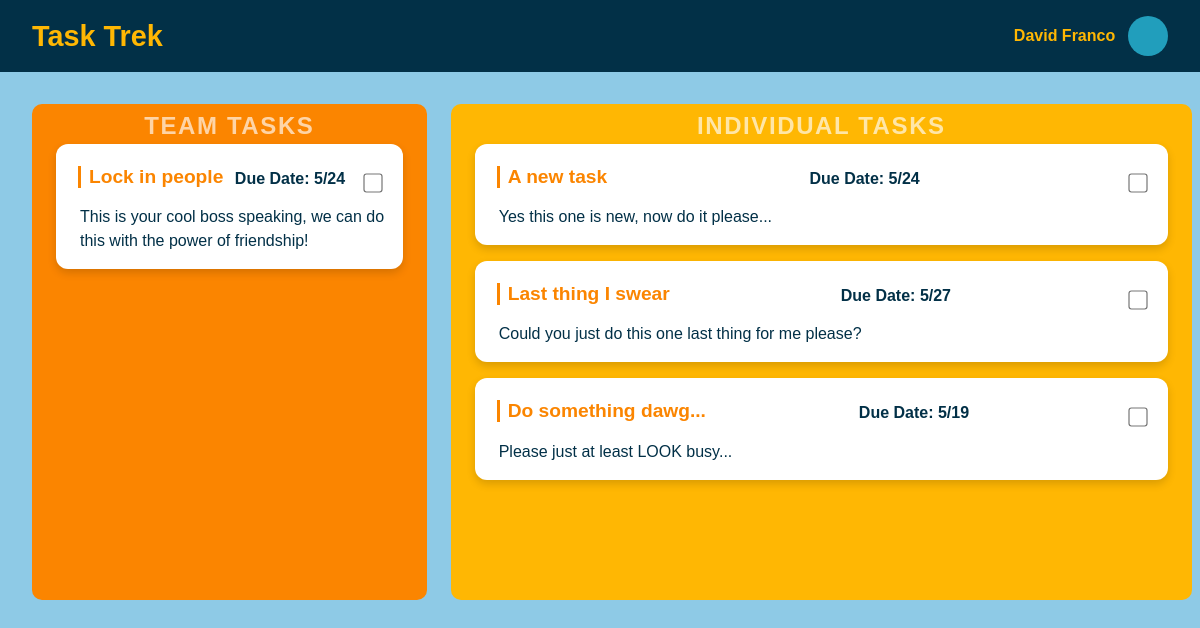
Page /user/4/ on the committed database.
### tasktrek/models.py (models this page shows, shortened)
class Employee(models.Model):
    id = models.AutoField(primary_key=True)
    name = models.CharField(max_length = 64)
    is_admin = models.BooleanField(default=False)
    tasks = models.CharField(max_length = 64)
    username = models.CharField(max_length = 64, default="nousername")
    password = models.IntegerField(default = 11111)

class Task(models.Model):
    id = models.AutoField(primary_key = True)
    name = models.CharField(max_length = 32, default="...")
    description = models.CharField(max_length = 100)
    due_date = models.CharField(default = "")
    is_complete = models.CharField(default = "False")
    is_team = models.CharField(default="False")
    def __str__(self):
        return f"{self.id}~{self.name}~{self.description}~{self.due_date}~{self.is_complete}~{self.is_team}"

### tasktrek/views.py (the view, shortened to what this page needs)
# urls.py: path('user/<int:employee_id>/', views.user, name="user"),
def user(request, employee_id):
    dataConnector = sqlite3.connect('db.sqlite3')
    cursor = dataConnector.cursor()
    cursor.execute("SELECT * FROM tasktrek_task WHERE is_team = ?", ["True"])
    group_tasks = cursor.fetchall()
    print("Look at my group tasks")
    print(group_tasks)
    print(type(group_tasks))
    clean_group_tasks = []
    for group_task in group_tasks:
        gt_entry = {}
        print(type(group_task))
        gt_entry['id'] = group_task[0]
        gt_entry['name'] = group_task[3]
        gt_entry['description'] = group_task[1]
        gt_entry['due_date'] = group_task[2]
        clean_group_tasks.append(gt_entry)
    print(clean_group_tasks)
    print("Look at my employee id")
    print(employee_id)
    cursor.execute("SELECT * FROM tasktrek_employee WHERE id = ?", [employee_id])
    employee_data = cursor.fetchone()
    print("Look at my employee data")
    print(employee_data)
    employee_tasks = employee_data[3]
    print("Look at my employees tasks...")
    print(employee_tasks)
    print(type(employee_tasks))
    if employee_tasks != "":
        clean_employee_tasks = employee_tasks.split(",")
        print("Look at my REAL employee tasks...")
        print(clean_employee_tasks)
        task_list = Task.objects.all()
        clean_task_list = []
        for task in task_list:
            copy_task = str(task)
            clean_task_list.append(copy_task.split("~"))
        print("Cleaned up task list")
        print(clean_task_list)
        task_array = []
        for a_task_id in clean_employee_tasks:
            for a_task in clean_task_list:
                if a_task_id == a_task[0]:
                    task_array.append(Task.objects.get(id=a_task_id))
        print("All tasks compiled!!!")
        print(type(task_array[0]))
        context = {
            'tasks' : task_array,
            'name' : employee_data[1],
            'group_tasks': clean_group_tasks
        }
        return render(request, "user.html", context)

### tasktrek/templates/user.html (shortened to what this page needs)
<!DOCTYPE html>
<html lang="en">
<head>
    {% load static %}
    <link rel="stylesheet" href="{% static 'css/styles.css' %}">
</head>
<body>
    <div class="header-bar">
        <h1>Task Trek</h1>
        <div class="user-info">
            <span class="user-name">{{name}}</span>
            <div class="profile-picture"></div>
        </div>
    </div>
    <div class="tasks-container">
        <div class="team-tasks">
            <div class="background-label">Team Tasks</div>
            {% if group_tasks == "" %}
            {% else %}
            {% for task in group_tasks %}
                <div class="task-card">
                    <div class="task-header">
                        <h3>{{ task.name }}</h3>
                        <p class="task-due-date"><strong>Due Date:</strong> {{ task.due_date }}</p>
                        <input type="checkbox" class="task-checkbox" {% if task.completed %}checked{% endif %}>
                    </div>
                    <p>{{ task.description }}</p>
                </div>
            {% endfor %}
            {% endif %}
        </div>
        <div class="individual-tasks">
            <div class="background-label">Individual Tasks</div>
            {% if tasks == "" %}
            {% else %}
            {% for task in tasks %}
                {% if task.is_team == 'False' %}
                <div class="task-card">
                    <div class="task-header">
                        <h3>{{ task.name }}</h3>
                        <p class="task-due-date"><strong>Due Date:</strong> {{ task.due_date }}</p>
                        <input data-taskid={{task.id}}  type="checkbox" class="task-checkbox" {% if task.completed %}checked{% endif %}>
                    </div>
                    <p>{{ task.description }}</p>
                </div>
                {% endif %}
            {% endfor %}
            {% endif %}
        </div>
    </div>
</body>
</html>

### tasktrek/static/css/styles.css (style rules this page uses)
* { margin: 0; padding: 0; box-sizing: border-box; }
body { font-family: 'Arial', sans-serif; background-color: #8ecae6; color: white; padding: 0; }
.header-bar { background-color: #023047; padding: 1rem 2rem; display: flex; align-items: center; justify-content: space-between; color: white; }
.header-bar h1 { font-size: 1.8rem; font-weight: bold; color: #ffb703; }
.user-info { display: flex; align-items: center; }
.user-info .profile-picture { width: 40px; height: 40px; border-radius: 50%; background-color: #219ebc; margin-left: 0.8rem; }
.user-info .user-name { font-size: 1rem; font-weight: bold; color: #ffb703; }
.tasks-container { display: flex; padding: 2rem; gap: 1.5rem; }
.team-tasks { flex: 1; background-color: #fb8500; border-radius: 10px; padding: 1.5rem; position: relative; }
.individual-tasks { flex: 2; background-color: #ffb703; border-radius: 10px; padding: 1.5rem; position: relative; }
.background-label { position: absolute; top: 0.5rem; left: 50%; transform: translateX(-50%); font-size: 1.5rem; color: rgba(255, 255, 255, 0.65); text-transform: uppercase; font-weight: bold; letter-spacing: 0.1rem; }
.task-card { margin: 1rem 0; padding: 1rem; background: white; border-radius: 12px; box-shadow: 0 4px 8px rgba(0, 0, 0, 0.15); color: #023047; transition: transform 0.3s ease, box-shadow 0.3s ease; }
.task-card h3 { font-size: 1.2rem; margin-bottom: 0.7rem; padding-left: 0.5rem; border-left: 3px solid #fb8500; color: #fb8500; }
.task-card p { font-size: 1rem; padding-left: 0.5rem; margin-top: 0; color: #023047; line-height: 1.5; text-align: start; }
.tasks-container { display: flex; gap: 1.5rem; height: 70vh; overflow-y: auto; padding-right: 0.5rem; }
.task-header { display: flex; align-items: center; justify-content: space-between; padding: 0.375rem; }
.task-checkbox { width: 16px; height: 16px; margin-left: 1rem; transform: scale(1.2); cursor: pointer; accent-color: #fb8500; }
.task-card h3 { text-decoration: none; }
.task-due-date { font-size: 0.9rem; color: #555; margin-top: 0.5rem; margin-bottom: 0.5rem; font-weight: bold; }

### rows in the picture
Employee: name "David Franco"
Task: name "Lock in people", due_date "5/24", description "This is your cool boss speaking, we can do this with the power of friendship!"
Task: name "A new task", due_date "5/24", description "Yes this one is new, now do it please..."
Task: name "Last thing I swear", due_date "5/27", description "Could you just do this one last thing for me please?"
Task: name "Do something dawg...", due_date "5/19", description "Please just at least LOOK busy..."
